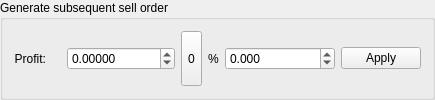
      <widget class="QGroupBox" name="buyThenSellGroupBox">
       <property name="sizePolicy">
        <sizepolicy hsizetype="Preferred" vsizetype="Maximum">
         <horstretch>0</horstretch>
         <verstretch>0</verstretch>
        </sizepolicy>
       </property>
       <property name="maximumSize">
        <size>
         <width>16777215</width>
         <height>16777215</height>
        </size>
       </property>
       <property name="accessibleName">
        <string>TR00038</string>
       </property>
       <property name="title">
        <string>Generate subsequent sell order</string>
       </property>
       <layout class="QHBoxLayout" name="horizontalLayout_3">
        <item>
         <widget class="QLabel" name="label_11">
          <property name="accessibleName">
           <string>PROFIT</string>
          </property>
          <property name="text">
           <string>Profit:</string>
          </property>
          <property name="alignment">
           <set>Qt::AlignRight|Qt::AlignTrailing|Qt::AlignVCenter</set>
          </property>
         </widget>
        </item>
        <item>
         <widget class="QLabel" name="usdLabel72">
          <property name="sizePolicy">
           <sizepolicy hsizetype="Maximum" vsizetype="Preferred">
            <horstretch>0</horstretch>
            <verstretch>0</verstretch>
           </sizepolicy>
          </property>
          <property name="font">
           <font>
            <pointsize>11</pointsize>
            <weight>50</weight>
            <bold>false</bold>
           </font>
          </property>
          <property name="accessibleDescription">
           <string>USD_ICON</string>
          </property>
          <property name="styleSheet">
           <string notr="true">color: darkgreen</string>
          </property>
          <property name="text">
           <string/>
          </property>
          <property name="alignment">
           <set>Qt::AlignCenter</set>
          </property>
         </widget>
        </item>
        <item>
         <widget class="QDoubleSpinBox" name="profitLossSpinBox">
          <property name="sizePolicy">
           <sizepolicy hsizetype="Preferred" vsizetype="Fixed">
            <horstretch>0</horstretch>
            <verstretch>0</verstretch>
           </sizepolicy>
          </property>
          <property name="minimumSize">
           <size>
            <width>100</width>
            <height>0</height>
           </size>
          </property>
          <property name="accessibleName">
           <string>USD</string>
          </property>
          <property name="accessibleDescription">
           <string>CAN_BE_ZERO</string>
          </property>
          <property name="styleSheet">
           <string notr="true"/>
          </property>
          <property name="alignment">
           <set>Qt::AlignLeading|Qt::AlignLeft|Qt::AlignVCenter</set>
          </property>
          <property name="readOnly">
           <bool>false</bool>
          </property>
          <property name="buttonSymbols">
           <enum>QAbstractSpinBox::UpDownArrows</enum>
          </property>
          <property name="prefix">
           <string/>
          </property>
          <property name="decimals">
           <number>5</number>
          </property>
          <property name="minimum">
           <double>-999999999.000000000000000</double>
          </property>
          <property name="maximum">
           <double>999999999.000000000000000</double>
          </property>
          <property name="singleStep">
           <double>0.100000000000000</double>
          </property>
         </widget>
        </item>
        <item>
         <widget class="QToolButton" name="zeroBuyThanSellProfit">
          <property name="sizePolicy">
           <sizepolicy hsizetype="Maximum" vsizetype="Preferred">
            <horstretch>0</horstretch>
            <verstretch>0</verstretch>
           </sizepolicy>
          </property>
          <property name="text">
           <string>0</string>
          </property>
         </widget>
        </item>
        <item>
         <widget class="QLabel" name="usdLabel72_2">
          <property name="sizePolicy">
           <sizepolicy hsizetype="Maximum" vsizetype="Preferred">
            <horstretch>0</horstretch>
            <verstretch>0</verstretch>
           </sizepolicy>
          </property>
          <property name="accessibleDescription">
           <string/>
          </property>
          <property name="styleSheet">
           <string notr="true"/>
          </property>
          <property name="text">
           <string>%</string>
          </property>
          <property name="alignment">
           <set>Qt::AlignCenter</set>
          </property>
         </widget>
        </item>
        <item>
         <widget class="QDoubleSpinBox" name="profitLossSpinBoxPrec">
          <property name="sizePolicy">
           <sizepolicy hsizetype="Preferred" vsizetype="Fixed">
            <horstretch>0</horstretch>
            <verstretch>0</verstretch>
           </sizepolicy>
          </property>
          <property name="minimumSize">
           <size>
            <width>110</width>
            <height>0</height>
           </size>
          </property>
          <property name="prefix">
           <string/>
          </property>
          <property name="decimals">
           <number>3</number>
          </property>
          <property name="minimum">
           <double>-1000.000000000000000</double>
          </property>
          <property name="maximum">
           <double>1000.000000000000000</double>
          </property>
          <property name="singleStep">
           <double>0.010000000000000</double>
          </property>
          <property name="value">
           <double>0.000000000000000</double>
          </property>
         </widget>
        </item>
        <item>
         <widget class="QPushButton" name="buttonBuyThenSellApply">
          <property name="sizePolicy">
           <sizepolicy hsizetype="Expanding" vsizetype="Fixed">
            <horstretch>0</horstretch>
            <verstretch>0</verstretch>
           </sizepolicy>
          </property>
          <property name="minimumSize">
           <size>
            <width>60</width>
            <height>0</height>
           </size>
          </property>
          <property name="maximumSize">
           <size>
            <width>16777215</width>
            <height>16777215</height>
           </size>
          </property>
          <property name="accessibleName">
           <string>TR00039</string>
          </property>
          <property name="text">
           <string>Apply</string>
          </property>
         </widget>
        </item>
       </layout>
      </widget>
